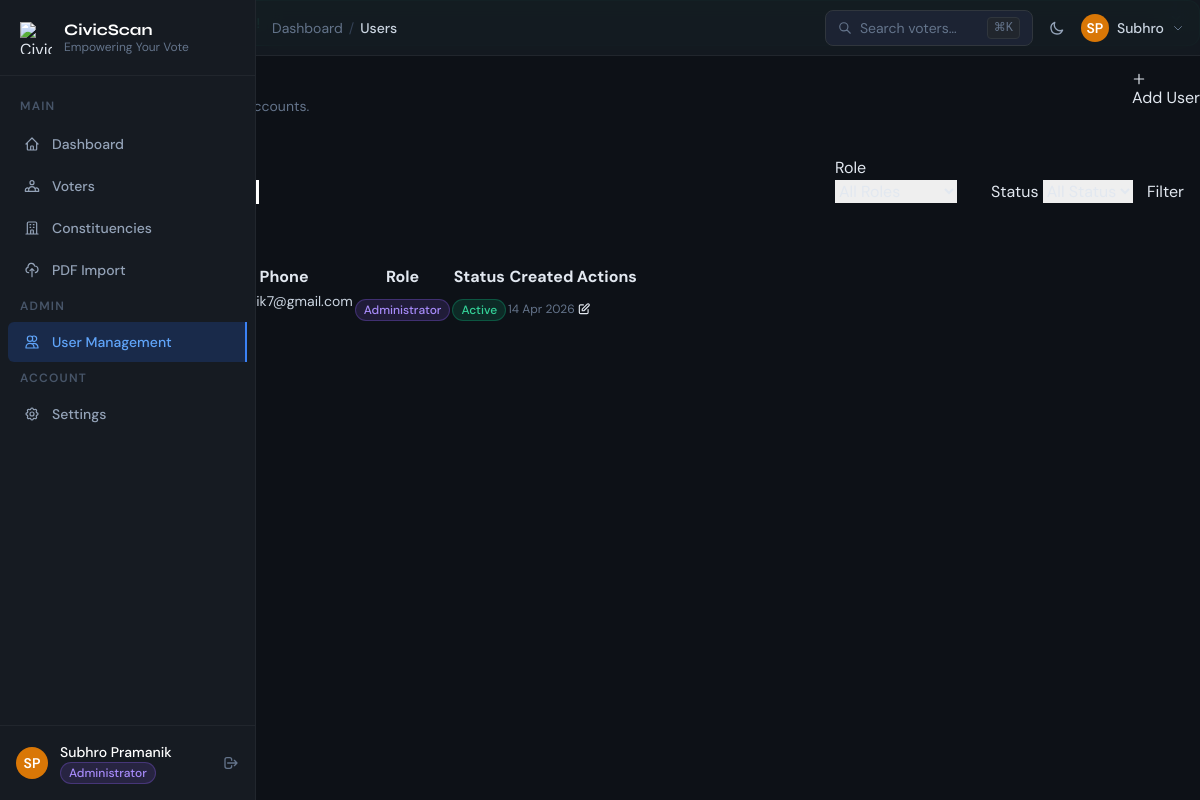
The app's page /modules/users/index.php (signed in) with its own data.
### tables this page shows
CREATE TABLE IF NOT EXISTS `users` (
  `id` BIGINT UNSIGNED NOT NULL AUTO_INCREMENT,
  `role` ENUM('administrator', 'moderator') NOT NULL,
  `name` VARCHAR(150) NOT NULL,
  `email` VARCHAR(191) NOT NULL,
  `phone` VARCHAR(20) NOT NULL,
  `password_hash` VARCHAR(255) NOT NULL,
  `profile_image_path` VARCHAR(255) NULL,
  `address_line_1` VARCHAR(255) NULL,
  `address_line_2` VARCHAR(255) NULL,
  `city` VARCHAR(100) NULL,
  `state` VARCHAR(100) NULL,
  `postal_code` VARCHAR(20) NULL,
  `theme_preference` ENUM('dark', 'light', 'system') NOT NULL DEFAULT 'dark',
  `status` ENUM('active', 'inactive') NOT NULL DEFAULT 'active',
  `email_verified_at` DATETIME NULL,
  `last_login_at` DATETIME NULL,
  `last_password_changed_at` DATETIME NULL,
  `created_by` BIGINT UNSIGNED NULL,
  `updated_by` BIGINT UNSIGNED NULL,
  `deleted_by` BIGINT UNSIGNED NULL,
  `created_at` DATETIME NOT NULL DEFAULT CURRENT_TIMESTAMP,
  `updated_at` DATETIME NOT NULL DEFAULT CURRENT_TIMESTAMP ON UPDATE CURRENT_TIMESTAMP,
  `deleted_at` DATETIME NULL,
  PRIMARY KEY (`id`),
  UNIQUE KEY `uq_users_email` (`email`),
  UNIQUE KEY `uq_users_phone` (`phone`),
  KEY `idx_users_role` (`role`),
  KEY `idx_users_status` (`status`),
  KEY `idx_users_name` (`name`),
  KEY `idx_users_created_by` (`created_by`),
  KEY `idx_users_updated_by` (`updated_by`),
  KEY `idx_users_deleted_by` (`deleted_by`),
  CONSTRAINT `fk_users_created_by` FOREIGN KEY (`created_by`) REFERENCES `users` (`id`) ON DELETE SET NULL ON UPDATE CASCADE,
  CONSTRAINT `fk_users_updated_by` FOREIGN KEY (`updated_by`) REFERENCES `users` (`id`) ON DELETE SET NULL ON UPDATE CASCADE,
  CONSTRAINT `fk_users_deleted_by` FOREIGN KEY (`deleted_by`) REFERENCES `users` (`id`) ON DELETE SET NULL ON UPDATE CASCADE
);

### modules/users/index.php (the view, shortened to what the rows shown need)
<?php
require_once __DIR__ . '/../../includes/db.php';
require_once __DIR__ . '/../../includes/auth.php';
require_once __DIR__ . '/../../includes/functions.php';
$sort   = in_array($_GET['sort'] ?? '', ['name','email','role','status','created_at']) ? $_GET['sort'] : 'created_at';
$dir    = ($_GET['dir'] ?? 'desc') === 'asc' ? 'asc' : 'desc';
$page   = max(1, (int)($_GET['page'] ?? 1));
$where  = ['deleted_at IS NULL'];
$params = [];
$whereSql = 'WHERE ' . implode(' AND ', $where);
$total  = db_row("SELECT COUNT(*) AS c FROM users $whereSql", $params)['c'];
$pager  = paginate($total, $page);
$users  = db_rows(
    "SELECT * FROM users $whereSql ORDER BY $sort $dir LIMIT {$pager['per_page']} OFFSET {$pager['offset']}",
    $params
);
?>
<?php include __DIR__ . '/../../includes/layout/head.php'; ?>
<div class="flex">
<?php include __DIR__ . '/../../includes/layout/sidebar.php'; ?>
<div class="page-main flex-1">
<?php include __DIR__ . '/../../includes/layout/topbar.php'; ?>
<main class="page-content">
<div class="flex flex-col sm:flex-row sm:items-center justify-between gap-4 mb-6">
  <div>
    <h1 class="font-display font-bold text-xl text-white">User Management</h1>
  </div>
</div>
<div class="card">
  <?php if (empty($users)): ?>
  <div class="empty-state">
    <svg class="empty-state-icon" fill="none" stroke="currentColor" viewBox="0 0 24 24"><path stroke-linecap="round" stroke-linejoin="round" stroke-width="1.5" d="M17 20h5v-2a3 3 0 00-5.356-1.857M17 20H7m10 0v-2c0-.656-.126-1.283-.356-1.857M7 20H2v-2a3 3 0 015.356-1.857M7 20v-2c0-.656.126-1.283.356-1.857m0 0a5.002 5.002 0 019.288 0M15 7a3 3 0 11-6 0 3 3 0 016 0z"/></svg>
    <div class="empty-state-title">No users found</div>
    <div class="empty-state-desc">Try adjusting your filters or add a new user.</div>
  </div>
  <?php else: ?>
  <div class="overflow-x-auto">
    <table class="data-table">
      <thead>
        <tr>
          <th data-sort="name">Name</th>
          <th data-sort="email">Email / Phone</th>
          <th data-sort="role">Role</th>
          <th data-sort="status">Status</th>
          <th data-sort="created_at">Created</th>
          <th>Actions</th>
        </tr>
      </thead>
      <tbody>
        <?php foreach ($users as $u): ?>
        <tr>
          <td>
            <div class="flex items-center gap-3">
              <?= avatar($u, 'w-8 h-8 flex-shrink-0') ?>
              <div>
                <div class="text-white text-sm font-medium"><?= h($u['name']) ?></div>
              </div>
            </div>
          </td>
          <td>
            <div class="text-sm text-slate-300"><?= h($u['email']) ?></div>
            <div class="text-xs text-slate-600"><?= h($u['phone']) ?></div>
          </td>
          <td><?= role_badge($u['role']) ?></td>
          <td><span class="status-badge"><?= status_badge($u['status']) ?></span></td>
          <td class="text-slate-500 text-xs"><?= format_dt($u['created_at'], 'd M Y') ?></td>
          <td>
            <div class="flex items-center gap-1">
              <a href="<?= APP_URL ?>/modules/users/edit?id=<?= $u['id'] ?>" class="btn btn-ghost btn-icon btn-sm" data-tooltip="Edit">
                <svg class="w-3.5 h-3.5" fill="none" stroke="currentColor" viewBox="0 0 24 24"><path stroke-linecap="round" stroke-linejoin="round" stroke-width="2" d="M11 5H6a2 2 0 00-2 2v11a2 2 0 002 2h11a2 2 0 002-2v-5m-1.414-9.414a2 2 0 112.828 2.828L11.828 15H9v-2.828l8.586-8.586z"/></svg>
              </a>
            </div>
          </td>
        </tr>
        <?php endforeach; ?>
      </tbody>
    </table>
  </div>
  <?php endif; ?>
</div>
</main></div></div>
</body></html>

### includes/layout/sidebar.php (shortened to what the rows shown need)
<?php
$user    = current_user();
?>
<aside id="sidebar" class="fixed top-0 left-0 h-full w-64 bg-surface-800 border-r border-surface-600 flex flex-col z-30 transition-transform duration-300 lg:translate-x-0 -translate-x-full">
  <div class="border-t border-surface-600 p-4">
    <div class="flex items-center gap-3">
      <?= avatar($user, 'w-8 h-8 flex-shrink-0') ?>
      <div class="min-w-0 flex-1">
        <div class="text-sm font-medium text-white truncate"><?= h($user['name']) ?></div>
        <div class="text-xs text-slate-500 truncate"><?= role_badge($user['role']) ?></div>
      </div>
      <a href="<?= APP_URL ?>/modules/auth/logout" title="Logout" class="text-slate-500 hover:text-red-400 transition-colors ml-auto">
        <svg class="w-4 h-4" fill="none" stroke="currentColor" viewBox="0 0 24 24"><path stroke-linecap="round" stroke-linejoin="round" stroke-width="2" d="M17 16l4-4m0 0l-4-4m4 4H7m6 4v1a3 3 0 01-3 3H6a3 3 0 01-3-3V7a3 3 0 013-3h4a3 3 0 013 3v1"/></svg>
      </a>
    </div>
  </div>
</aside>

### includes/functions.php (shortened to what the rows shown need)
<?php
function h(mixed $v): string {
    return htmlspecialchars((string)$v, ENT_QUOTES | ENT_SUBSTITUTE, 'UTF-8');
}
function paginate(int $total, int $page, int $perPage = PER_PAGE): array {
    $totalPages = (int)ceil($total / $perPage);
    $page       = max(1, min($page, $totalPages));
    $offset     = ($page - 1) * $perPage;
    return [
        'total'       => $total,
        'per_page'    => $perPage,
        'current'     => $page,
        'total_pages' => $totalPages,
        'offset'      => $offset,
        'has_prev'    => $page > 1,
        'has_next'    => $page < $totalPages,
    ];
}
function format_dt(?string $dt, string $format = 'd M Y, h:i A'): string {
    return (new DateTime($dt))->format($format);
}
function initials(string $name): string {
    $parts = array_filter(explode(' ', $name));
    $i = '';
    foreach (array_slice($parts, 0, 2) as $p) {
        $i .= mb_strtoupper(mb_substr($p, 0, 1));
    }
    return $i;
}
function status_badge(string $status): string {
    $map = [
        'active'               => 'bg-emerald-500/15 text-emerald-400 border border-emerald-500/30',
        'inactive'             => 'bg-slate-500/15 text-slate-400 border border-slate-500/30',
        'queued'               => 'bg-amber-500/15 text-amber-400 border border-amber-500/30',
        'processing'           => 'bg-blue-500/15 text-blue-400 border border-blue-500/30',
        'completed'            => 'bg-emerald-500/15 text-emerald-400 border border-emerald-500/30',
        'completed_with_errors'=> 'bg-orange-500/15 text-orange-400 border border-orange-500/30',
        'failed'               => 'bg-red-500/15 text-red-400 border border-red-500/30',
    ];
    $cls = $map[$status] ?? 'bg-slate-500/15 text-slate-400';
    return "<span class=\"inline-flex items-center px-2 py-0.5 rounded-full text-xs font-medium {$cls}\">" . h(ucfirst(str_replace('_', ' ', $status))) . "</span>";
}
function role_badge(string $role): string {
    $cls = $role === 'administrator'
        ? 'bg-violet-500/15 text-violet-400 border border-violet-500/30'
        : 'bg-sky-500/15 text-sky-400 border border-sky-500/30';
    return "<span class=\"inline-flex items-center px-2 py-0.5 rounded-full text-xs font-medium {$cls}\">" . h(ucfirst($role)) . "</span>";
}
function avatar(array $user, string $size = 'w-9 h-9'): string {
    $bg = ['bg-blue-600','bg-violet-600','bg-emerald-600','bg-rose-600','bg-amber-600'];
    $c  = $bg[crc32($user['name']) % count($bg)];
    return "<div class=\"{$size} {$c} rounded-full flex items-center justify-center text-white font-semibold text-sm\">" . h(initials($user['name'])) . "</div>";
}

### includes/layout/topbar.php (shortened to what the rows shown need)
<?php
$user = current_user();
?>
<header class="fixed top-0 left-0 right-0 lg:left-64 h-14 bg-surface-800/80 backdrop-blur-md border-b border-surface-600 z-20 flex items-center px-4 gap-4">
  <div class="relative" x-data="{ open: false }">
    <button onclick="toggleUserMenu()" class="flex items-center gap-2 hover:opacity-80 transition-opacity">
      <?= avatar($user, 'w-7 h-7') ?>
      <span class="hidden sm:block text-sm text-slate-300 font-medium"><?= h(explode(' ', $user['name'])[0]) ?></span>
      <svg class="w-3 h-3 text-slate-500" fill="none" stroke="currentColor" viewBox="0 0 24 24"><path stroke-linecap="round" stroke-linejoin="round" stroke-width="2" d="M19 9l-7 7-7-7"/></svg>
    </button>
  </div>
</header>

### records on screen
users: name "SP SP", name "Subhro Pramanik", role "Administrator", name "Subhro", status "Active", created_at "14 Apr 2026"

### other values on screen
$label "Dashboard Voters Constituencies PDF Import User Management Settings"
$crumb['label'] "Dashboard"
$crumb['label'] "Users"
